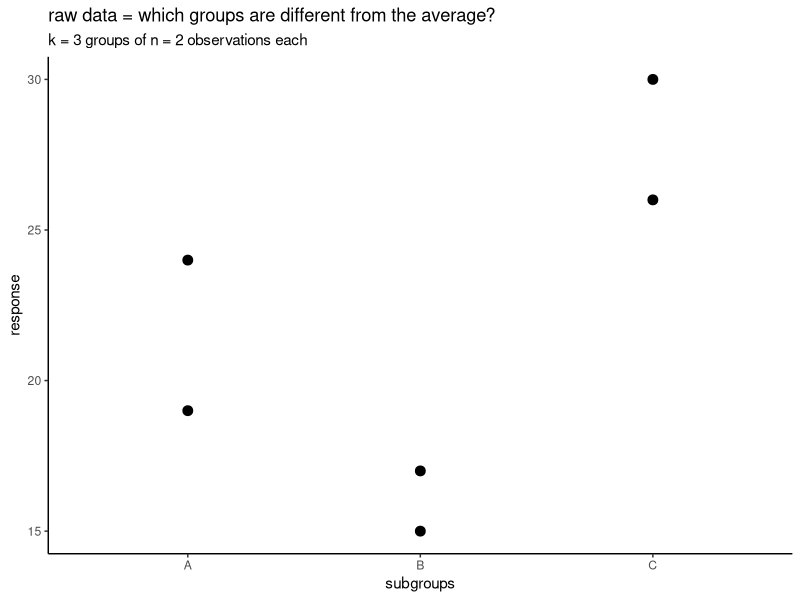
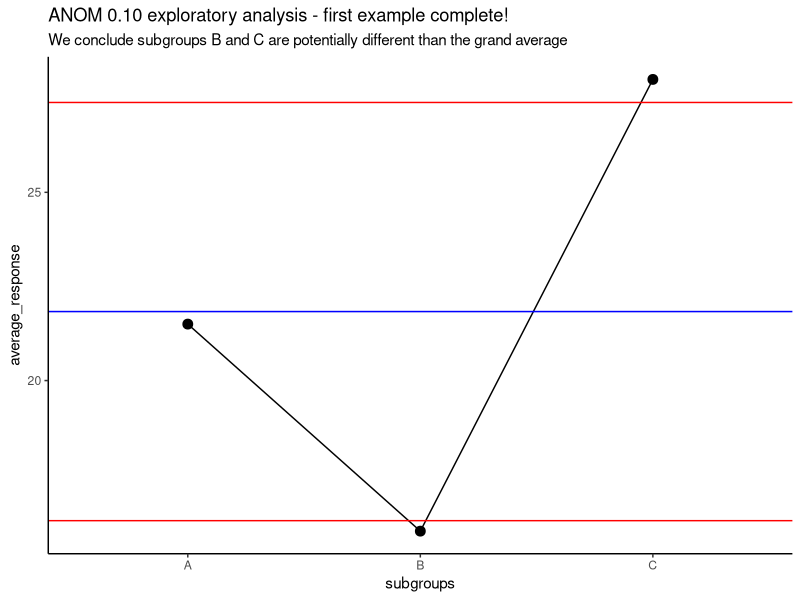

Generate these figures, in order, with R:
## ---- chunk 1
knitr::opts_chunk$set(echo = TRUE)
library(data.table)
library(ggplot2) 
theme_set(theme_classic())
## ---- chunk 2
simple_example <- data.frame(subgroups = c("A", "A", "B", "B"), 
                             response  = c(24, 19, 15, 17))

print(simple_example)
## ---- chunk 3
simple_example <- data.frame(subgroups = c("A", "A", "B", "B", "C", "C"), 
                             response  = c(24, 19, 15, 17, 26, 30))

print(simple_example)
## ---- chunk 4
mean(simple_example$response)
## ---- chunk 5
setDT(simple_example)
simple_example[ , 
                .(subgroup_range = max(response) - min(response)),
                  by = .(subgroups)]
## ---- chunk 6
ggplot(simple_example, 
       aes(x = subgroups, y = response))+
    geom_point(size = 3)+
    labs(title = "raw data = which groups are different from the average?", 
         subtitle = "k = 3 groups of n = 2 observations each")
## ---- chunk 7
simple_example_to_plot <- simple_example[ , 
                                          .(average_response = mean(response)), 
                                          by = subgroups]


ggplot(simple_example_to_plot, 
       aes(x = subgroups, y = average_response))+
    geom_point(size = 3)+
    geom_line(group = 1)+
    geom_hline(yintercept = 21.833, color = "blue")+
    geom_hline(yintercept = 27.388, color = "red")+
    geom_hline(yintercept = 16.278, color = "red")+
    labs(title = "ANOM 0.10 exploratory analysis - first example complete!", 
         subtitle = "We conclude subgroups B and C are potentially different than the grand average")
